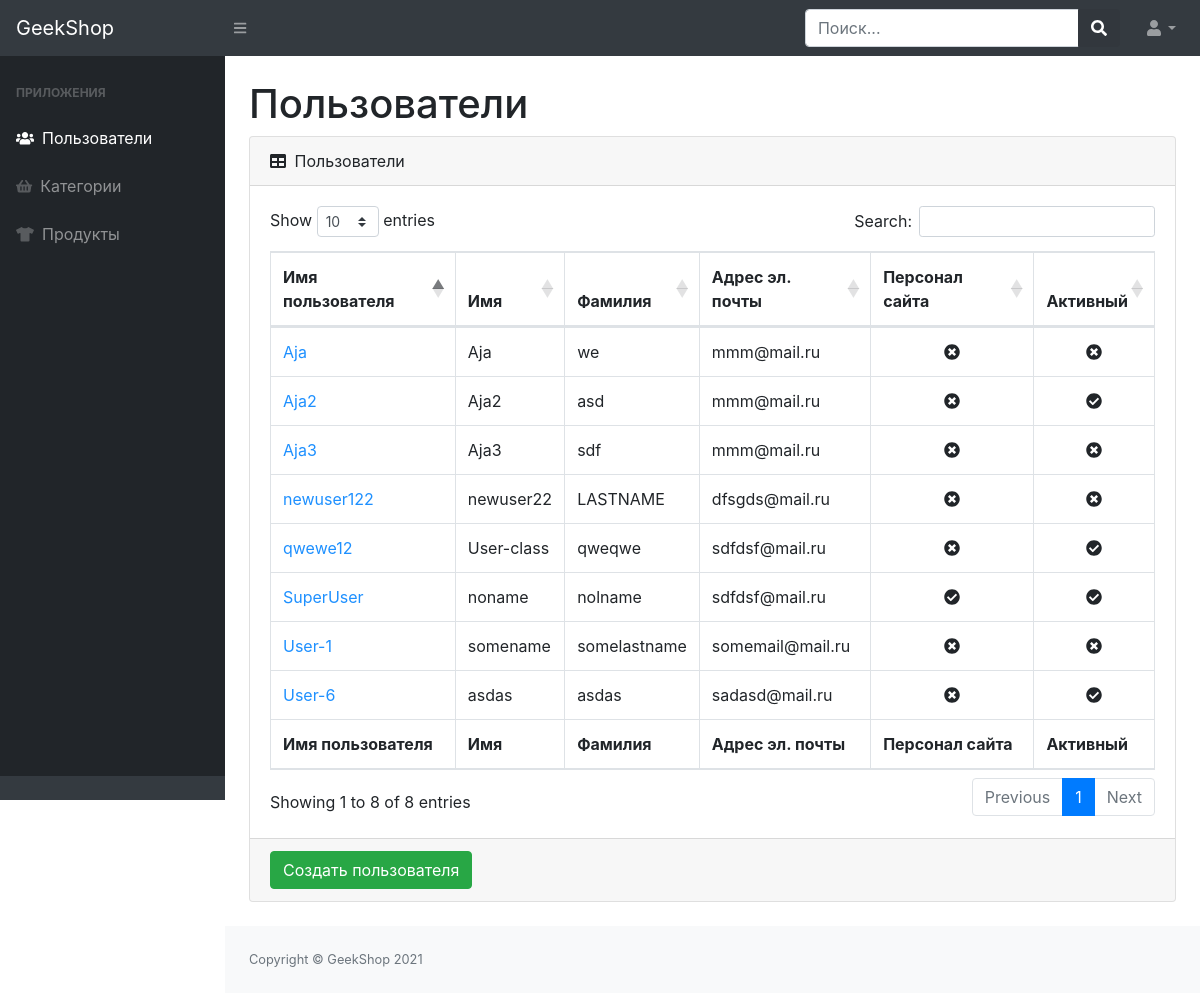
Page /admins/users/ (signed in) on the earlier database version.
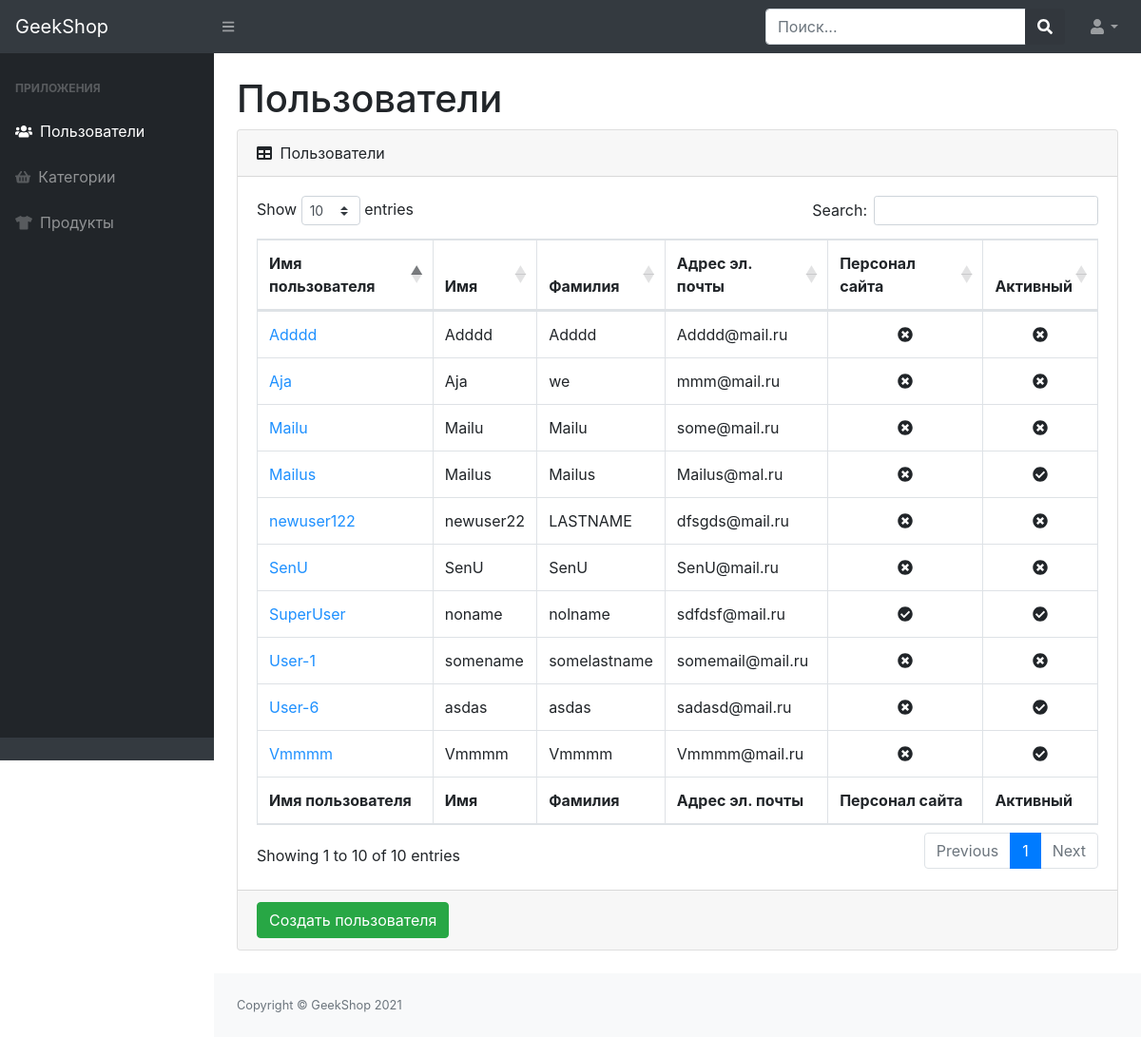
Same page on the later database version.
### users/models.py (models this page shows, shortened)
class NormalUser(AbstractUser):
	image = models.ImageField(upload_to="users_images", blank=True)
	age = models.PositiveIntegerField(verbose_name="age", default=18)
	email = models.EmailField(verbose_name='email address', blank=True, unique=True)
	activation_key = models.CharField(max_length=128, blank=True)
	activation_key_expires = models.DateTimeField(auto_now_add=True, blank=True, null=True)

### admins/views.py (the view)
# urls.py: path("users/", UserListView.as_view(), name="admin_users"),
class UserListView(ListView):
	model = NormalUser
	context_object_name = "users"
	template_name = "admins/admin-users-read.html"
	def get_context_data(self, *, object_list=None, **kwargs):
		context = super(UserListView, self).get_context_data(**kwargs)
		context["title"] = "Администрация"
		return context
	@method_decorator(user_passes_test(lambda u: u.is_staff))
	def dispatch(self, request, *args, **kwargs):
		return super(UserListView, self).dispatch(request, *args, **kwargs)

### products/context_processors.py (called while the page is built)
def basket(request):
	basket_list = []
	if request.user.is_authenticated:
		basket_list = Basket.objects.filter(user=request.user)
	return {"baskets": basket_list}

### admins/templates/admins/admin-users-read.html (shortened to what this page needs)
{% extends "admins/base.html" %}
{% load static %}
{% block content %}
<div id="layoutSidenav_content">
    <main>
        <div class="container-fluid">
            <h1 class="mt-4">Пользователи</h1>
            <div class="card mb-4">
                <div class="card-header">
                    <i class="fas fa-table mr-1"></i>
                    Пользователи
                </div>
                <div class="card-body">
                    <div class="table-responsive">
                        <table class="table table-bordered" id="dataTable" width="100%" cellspacing="0">
                            <thead>
                            <tr>
                                <th>Имя пользователя</th>
                                <th>Имя</th>
                                <th>Фамилия</th>
                                <th>Адрес эл. почты</th>
                                <th>Персонал сайта</th>
                                <th>Активный</th>
                            </tr>
                            </thead>
                            <tfoot>
                            <tr>
                                <th>Имя пользователя</th>
                                <th>Имя</th>
                                <th>Фамилия</th>
                                <th>Адрес эл. почты</th>
                                <th>Персонал сайта</th>
                                <th>Активный</th>
                            </tr>
                            </tfoot>
                            <tbody>
                            {% for user in users %}
                                <tr>
                                    <td><a href="{% url 'admins:admin_users_update' user.id %}" style="color: dodgerblue">{{ user.username }}</a></td>
                                    <td>{{ user.first_name }}</td>
                                    <td>{{ user.last_name }}</td>
                                    <td>{{ user.email }}</td>
                                    {% if user.is_staff %}
                                            <td class="text-center"><i class="fas fa-check-circle"></i></td>
                                        {% else %}
                                            <td class="text-center"><i class="fas fa-times-circle"></i></td>
                                    {% endif %}
                                    {% if user.is_active %}
                                            <td class="text-center"><i class="fas fa-check-circle"></i></td>
                                        {% else %}
                                            <td class="text-center"><i class="fas fa-times-circle"></i></td>
                                    {% endif %}
                                </tr>
                            {% endfor %}
                            </tbody>
                        </table>
                    </div>
                </div>
                <div class="card-footer">
                    <a href="{% url 'admins:admin_users_create' %}">
                        <button class="btn btn-success">Создать пользователя</button>
                    </a>
                </div>
            </div>
        </div>
    </main>
    <footer class="py-4 bg-light mt-auto">
        <div class="container-fluid">
            <div class="d-flex align-items-center justify-content-between small">
                <div class="text-muted">Copyright &copy; GeekShop 2021</div>
            </div>
        </div>
    </footer>
</div>
{% endblock %}

Differences in the rows shown:
removed NormalUser: username "qwewe12", first_name "User-class", last_name "qweqwe", email "sdfdsf@mail.ru", is_staff False (drawn), is_active True (drawn)
removed NormalUser: username "Aja2", first_name "Aja2", last_name "asd", email "mmm@mail.ru", is_staff False (drawn), is_active True (drawn)
removed NormalUser: username "Aja3", first_name "Aja3", last_name "sdf", email "mmm@mail.ru", is_staff False (drawn), is_active False (drawn)
added NormalUser: username "Mailu", first_name "Mailu", last_name "Mailu", email "some@mail.ru", is_staff False (drawn), is_active False (drawn)
added NormalUser: username "SenU", first_name "SenU", last_name "SenU", email "SenU@mail.ru", is_staff False (drawn), is_active False (drawn)
added NormalUser: username "Adddd", first_name "Adddd", last_name "Adddd", email "Adddd@mail.ru", is_staff False (drawn), is_active False (drawn)
added NormalUser: username "Vmmmm", first_name "Vmmmm", last_name "Vmmmm", email "Vmmmm@mail.ru", is_staff False (drawn), is_active True (drawn)
added NormalUser: username "Mailus", first_name "Mailus", last_name "Mailus", email "Mailus@mal.ru", is_staff False (drawn), is_active True (drawn)
Other differences:
text written by a page script: "Show entries Search: Showing 1 to 8 of 8 entries Previous 1 Next" → "Show entries Search: Showing 1 to 10 of 10 entries Previous 1 Next"
